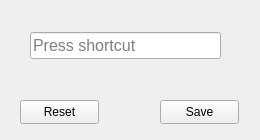
<?xml version="1.0" encoding="UTF-8"?>
<ui version="4.0">
 <class>Form</class>
 <widget class="QWidget" name="Form">
  <property name="geometry">
   <rect>
    <x>0</x>
    <y>0</y>
    <width>260</width>
    <height>140</height>
   </rect>
  </property>
  <property name="minimumSize">
   <size>
    <width>260</width>
    <height>140</height>
   </size>
  </property>
  <property name="maximumSize">
   <size>
    <width>260</width>
    <height>140</height>
   </size>
  </property>
  <property name="windowTitle">
   <string>Form</string>
  </property>
  <widget class="QPushButton" name="pushButton">
   <property name="geometry">
    <rect>
     <x>160</x>
     <y>100</y>
     <width>79</width>
     <height>24</height>
    </rect>
   </property>
   <property name="text">
    <string>Save</string>
   </property>
  </widget>
  <widget class="QKeySequenceEdit" name="keySequenceEdit">
   <property name="geometry">
    <rect>
     <x>30</x>
     <y>10</y>
     <width>191</width>
     <height>71</height>
    </rect>
   </property>
   <property name="font">
    <font>
     <pointsize>12</pointsize>
    </font>
   </property>
  </widget>
  <widget class="QPushButton" name="pushButton_2">
   <property name="geometry">
    <rect>
     <x>20</x>
     <y>100</y>
     <width>79</width>
     <height>24</height>
    </rect>
   </property>
   <property name="text">
    <string>Reset</string>
   </property>
  </widget>
 </widget>
 <resources/>
 <connections/>
</ui>
